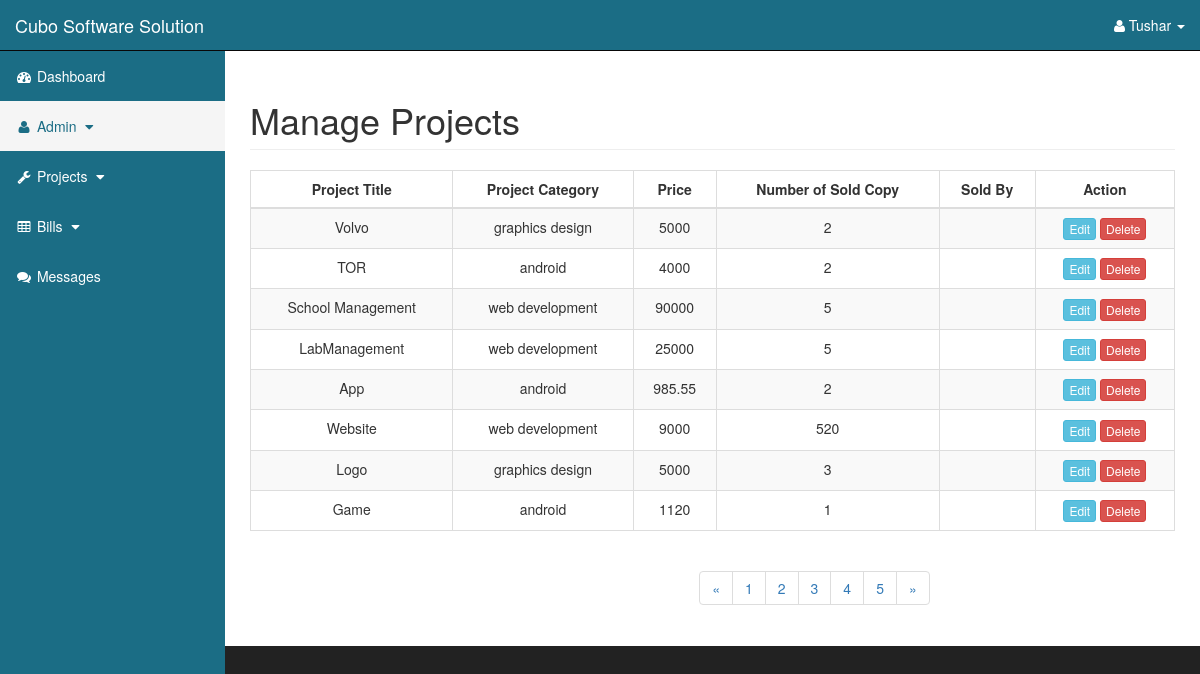
The page /manage_projects.php on the database its author committed.
### tables this page shows
CREATE TABLE `tbl_project` (
  `p_id` int(10) NOT NULL,
  `p_category` varchar(50) NOT NULL,
  `p_title` varchar(100) NOT NULL,
  `p_price` float NOT NULL,
  `p_quantity` int(10) NOT NULL
);

### functions/function.php (called while the page is built, shortened)
<?php
class Parts {
    public function addHeader()
    {
        require_once("includes/header.php");
    }
    public function addSidebar()
    {
        require_once("includes/sidebar.php");
    }
    public function addPage($pageName)
    {
        require_once("includes/" . $pageName);
    }
    public function addFooter()
    {
        require_once("includes/footer.php");
    }
}
class DB {
    private $serverName = "localhost";
    private $userName = "root";
    private $passWord = "";
    private $dbName = "psam";
    private $con;
    public function dbConnect()
    {
        $this->con = mysqli_connect($this->serverName, $this->userName, $this->passWord, $this->dbName);
        return $this->con;
    }
    public function manageProjectData()
    {
        $query = "SELECT * FROM tbl_project ORDER BY p_id DESC";
        $res = mysqli_query($this->con, $query);
        return $res;
    }
}

### manage_projects.php (called while the page is built)
<?php
require_once("functions/function.php");
$oParts = new Parts();
$oParts->addHeader();
$oParts->addSidebar();
$oParts->addPage("manageProjects.php");
$oParts->addFooter();
?>

### includes/manageProjects.php (the view, shortened to what this page needs)
<?php
require_once 'functions/function.php';
?>
<div id="page-wrapper">
    <div class="container-fluid">
        <div class="row">
            <div class="col-lg-12">
                <h1 class="page-header">
                    Manage Projects
                </h1>
            </div>
        </div>
        <div class="row">
            <div class="col-lg-12">
                <div class="table-responsive">
                    <table id="tbl" class="table table-bordered table-hover table-striped">
                        <thead>
                            <tr>
                                <th>Project Title</th>
                                <th>Project Category</th>
                                <th>Price</th>
                                <th>Number of Sold Copy</th>
                                <th>Sold By</th>
                                <th>Action</th>
                            </tr>
                        </thead>
                        <tbody>
                            <?php
                            $oDB = new DB();
                            $result = $oDB -> manageProjectData();
                            while ($res = mysqli_fetch_assoc($result))  {
                            ?>
                            <tr class="text-center">
                                <td><?php echo $res['p_title']; ?></td>
                                <td><?php echo $res['p_category']; ?></td>
                                <td><?php echo $res['p_price']; ?></td>
                                <td><?php echo $res['p_quantity']; ?></td>
                                <td><?php echo $res['p_soldby']; ?></td>
                                <td>
                                    <a href="edit_project.php?e=<?= urlencode($res['p_id']); ?>"><button type="button" class="btn btn-xs btn-info">Edit</button></a>
                                    <a href="delete_project.php?d=<?= urlencode($res['p_id']); ?>"><button type="button" class="btn btn-xs btn-danger">Delete</button></a>
                                </td>
                            </tr>
                            <?php } ?>
                        </tbody>
                    </table>
                </div>
            </div>
            <div class="row">
                <div class="col-lg-offset-2 col-lg-10 ">
                    <nav aria-label="Page navigation example">
                        <ul class="pagination">
                            <li class="page-item">
                                <a class="page-link" href="#" aria-label="Previous">
                                    <span aria-hidden="true">&laquo;</span>
                                </a>
                            </li>
                            <li class="page-item"><a class="page-link" href="#">1</a></li>
                            <li class="page-item"><a class="page-link" href="#">2</a></li>
                            <li class="page-item"><a class="page-link" href="#">3</a></li>
                            <li class="page-item"><a class="page-link" href="#">4</a></li>
                            <li class="page-item"><a class="page-link" href="#">5</a></li>
                            <li class="page-item">
                                <a class="page-link" href="#" aria-label="Next">
                                    <span aria-hidden="true">&raquo;</span>
                                </a>
                            </li>
                        </ul>
                    </nav>
                </div>
            </div>
        </div>
    </div>
</div>

### includes/header.php (shortened to what this page needs)
<!DOCTYPE html>
<html lang="en">
    <head>
        <link href="assets/css/bootstrap.css" rel="stylesheet">
        <link href="assets/css/style.css" rel="stylesheet">
        <link href="assets/font-awesome/css/font-awesome.min.css" rel="stylesheet" type="text/css">
    </head>
    <body>
        <div id="wrapper">
            <nav class="navbar navbar-inverse navbar-fixed-top" role="navigation">
                <div class="navbar-header">
                    <a class="navbar-brand" href="dashboard.php">Cubo Software Solution</a>
                </div>
                <ul class="nav navbar-right top-nav">
                    <li class="dropdown">
                        <a href="#" class="dropdown-toggle" data-toggle="dropdown"><i class="fa fa-user"></i> Tushar <b class="caret"></b></a>
                    </li>
                </ul>

### includes/sidebar.php (shortened to what this page needs)
<div class="collapse navbar-collapse navbar-ex1-collapse">
    <ul class="nav navbar-nav side-nav">
        <li>
            <a href="dashboard.php"><i class="fa fa-fw fa-dashboard"></i> Dashboard </a>
        </li>
        <li class="dropdown active">
            <a href="javascript:;" data-toggle="collapse" data-target="#demo"><i class="fa fa-fw fa-user"></i> Admin <i class="fa fa-fw fa-caret-down"></i></a>
        </li>
        <li class="dropdown">
            <a href="javascript:;" data-toggle="collapse" data-target="#project"><i class="fa fa-fw fa-wrench"></i> Projects <i class="fa fa-fw fa-caret-down"></i></a>
        </li>
        <li class="dropdown">
            <a href="javascript:;" data-toggle="collapse" data-target="#bill"><i class="fa fa-fw fa-table"></i> Bills <i class="fa fa-fw fa-caret-down"></i></a>
        </li>
        <li>
            <a href="messages.php"><i class="fa fa-fw fa-comments"></i> Messages</a>
        </li>
    </ul>
</div>
</nav>

### includes/footer.php (shortened to what this page needs)
</body>
</html>

### assets/css/style.css (style rules this page uses)
body { margin-top: 100px; background-color: #222; line-height: 2.429; }
#wrapper { padding-left: 0; }
#page-wrapper { width: 100%; padding: 0; background-color: #fff; }
.top-nav { padding: 0 15px; }
.top-nav>li { display: inline-block; float: left; }
.top-nav>li>a { padding-top: 15px; padding-bottom: 15px; line-height: 20px; color: #999; }
.navbar-inverse .navbar-collapse, .navbar-inverse .navbar-form { background-color: #1b6d85; color: white; }
.navbar-inverse .navbar-brand { color:white; }
.top-nav > li > a { color: white; }
.navbar-inverse .navbar-nav > li > a { color: white; }
.navbar-inverse .navbar-nav > .active > a, .navbar-inverse .navbar-nav > .active > a:hover { color: #1b6d85; background-color: whitesmoke; }
.pagination { display: inline-block; padding-left: 0; margin-left: 300px; border-radius: 4px; }
#tbl thead tr th { text-align: center; }
@media (min-width:768px) { .side-nav { position: fixed; top: 51px; left: 225px; width: 225px; margin-left: -225px; border: none; border-radius: 0; overflow-y: auto; background-color: #1b6d85; bottom: 0; overflow-x: hidden; padding-bottom: 40px; } }
@media (min-width:768px) { .side-nav>li>a { width: 225px; } }
@media (min-width:768px) { #wrapper { padding-left: 225px; } }
@media (min-width:768px) { #page-wrapper { padding: 10px; } }
@media (min-width:768px) { body { margin-top: 50px; } }

### rows shown on the page
tbl_project: p_title "Volvo", p_category "graphics design", p_price "5000", p_quantity "2"
tbl_project: p_title "TOR", p_category "android", p_price "4000", p_quantity "2"
tbl_project: p_title "School Management", p_category "web development", p_price "90000", p_quantity "5"
tbl_project: p_title "LabManagement", p_category "web development", p_price "25000", p_quantity "5"
tbl_project: p_title "App", p_category "android", p_price "985.55", p_quantity "2"
tbl_project: p_title "Website", p_category "web development", p_price "9000", p_quantity "520"
tbl_project: p_title "Logo", p_category "graphics design", p_price "5000", p_quantity "3"
tbl_project: p_title "Game", p_category "android", p_price "1120", p_quantity "1"
